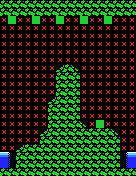

The image is a tile-based game level rendered from a .tmx file. Its description and complete source (layers, tilesets, objects, tile grids) follow:
An orthogonal 17x22 tile map with 8x8 px tiles, 1 tile layer (Tile Layer 1).

<map version="1.2" tiledversion="1.3.2" orientation="orthogonal" renderorder="right-down" compressionlevel="0" width="17" height="22" tilewidth="8" tileheight="8" infinite="0" nextlayerid="2" nextobjectid="1">
 <tileset firstgid="1" name="moai-tiles" tilewidth="8" tileheight="8" tilecount="256" columns="16">
  <image source="water-tiles.png" width="128" height="128" />
 </tileset>
 <layer id="1" name="Tile Layer 1" width="17" height="22">
  <data encoding="csv">
3,3,3,3,3,3,3,3,3,3,3,3,3,3,3,3,3,
3,3,3,3,3,3,3,3,3,3,3,3,3,3,3,3,3,
253,256,253,253,256,253,253,256,253,253,256,253,253,256,253,253,253,
253,253,253,253,253,253,253,253,253,253,253,253,253,253,253,253,253,
253,253,253,253,253,253,253,253,253,253,253,253,253,253,253,253,253,
253,253,253,253,253,253,253,253,253,253,253,253,253,253,253,253,253,
253,253,253,253,253,253,253,253,253,253,253,253,253,253,253,253,253,
253,253,253,253,253,253,253,253,253,253,253,253,253,253,253,253,253,
253,253,253,253,253,253,253,6,3,7,253,253,253,253,253,253,253,
253,253,253,253,253,253,253,3,3,3,253,253,253,253,253,253,253,
253,253,253,253,253,253,253,3,3,3,253,253,253,253,253,253,253,
253,253,253,253,253,253,253,3,3,3,253,253,253,253,253,253,253,
253,253,253,253,253,253,6,3,3,3,253,253,253,253,253,253,253,
253,253,253,253,253,253,3,3,3,3,253,253,253,253,253,253,253,
253,253,253,253,253,253,3,3,3,3,253,253,253,253,253,253,253,
253,253,253,253,253,253,3,3,3,3,7,253,256,253,253,253,253,
253,253,253,253,253,6,3,3,3,3,3,3,3,3,7,253,253,
253,253,253,253,253,3,3,3,3,3,3,3,3,3,3,253,253,
253,253,6,3,3,3,3,3,3,3,3,3,3,3,3,253,253,
17,36,3,3,3,3,3,3,3,3,3,3,3,3,3,35,17,
33,37,3,3,3,3,3,3,3,3,3,3,3,3,3,34,33,
3,3,3,3,3,3,3,3,3,3,3,3,3,3,3,3,3
</data>
 </layer>
</map>
